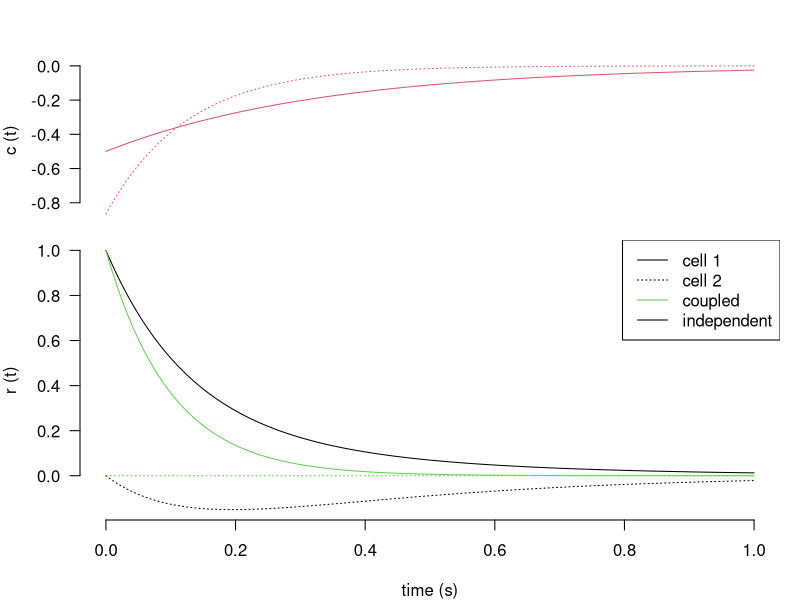
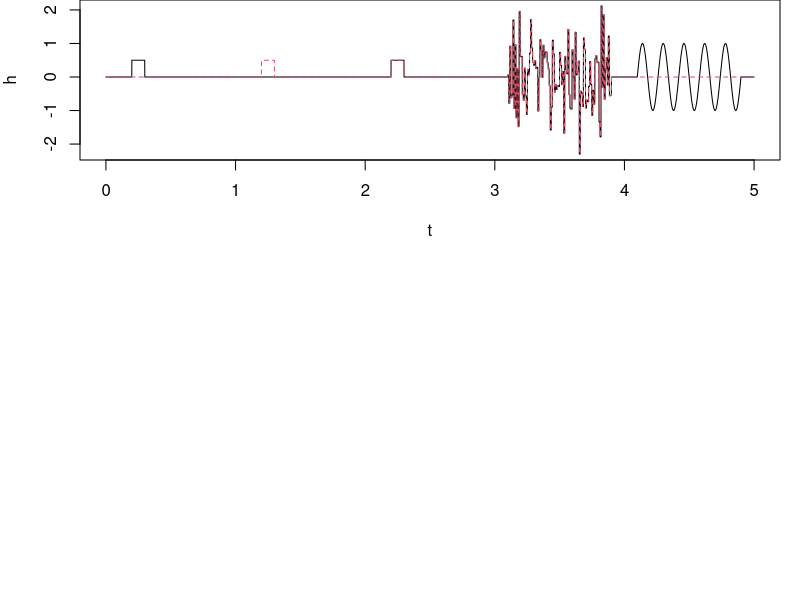
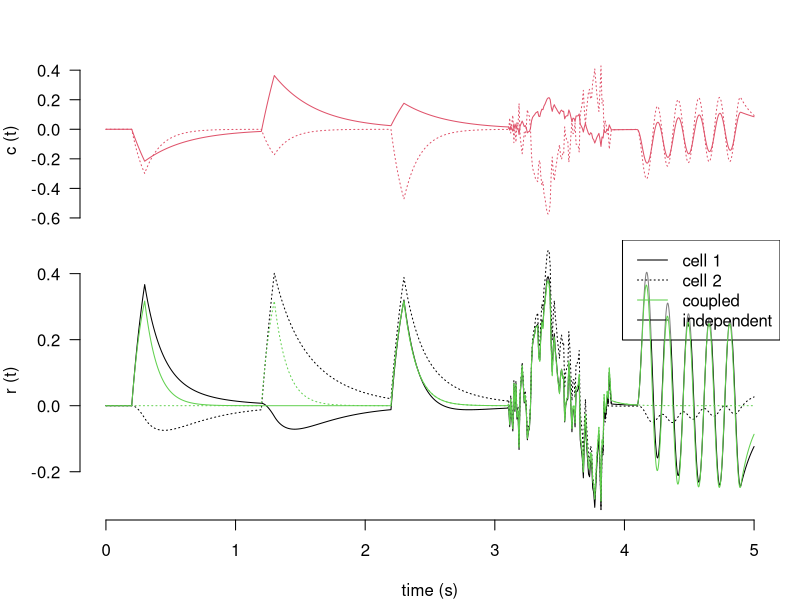

Here is the R script that generated these plots, in order: (Note: this script raises an error after producing the figures.)
## ---- chunk 1
require(knitr)
knitr::opts_chunk$set(echo = TRUE)
## ---- chunk 2
sim.net <- function(W, Tmax, init, tau=10, dt=1, h=NULL){
  ## inputs: tau * d r / dt = -r + h + Wr
  ## W: weight matrix (square matrix)
  ## Tmax: simulation time (scalar, ms)
  ## init: initial state
  ## tau: time constant
  ## dt: simulation time step (ms)
  ## h: inpit
  ##
  ## output:
  ## the matrix of firing rates
  
  L <- Tmax / dt + 1
  N <- ncol(W)
  resp <- matrix(NA, L, N)
  rr <- init
  resp[1,] <- init

  if (is.null(h)) h <- matrix(0, L, N) # no input
  if (length(h)==N) h <- rbind(rep(h[1], L), rep(h[2], L)) # constant input
  if (nrow(h) != L) stop('input is not specified correctly')
  if (ncol(h) != N) stop('input is not specified correctly')
  
  for (i in 2:L){
  	dr.dt <- (-rr + W %*% rr + h[i,]) / tau
  	rr <- rr + dr.dt * dt
  	resp[i,] <- rr
  }
  resp
}
## ---- chunk 3
get.coeff <- function(W, resp){
  L <- nrow(resp)
  eW <- eigen(W)$vec
  N <- ncol(W)
  eResp <- matrix(NA, L, N)
  for (i in 1:L) eResp[i,] <- solve(eW, resp[i,])
  eResp
}
## ---- chunk 4
# this is going to be the eigenvalue of the system
lambdas <- c(0.2, 0.7) # use this for slowing
# lambdas <- c(-1, -2) # use this for speeding up
theta <- pi/6 # rotation 
rotate <- matrix(c(cos(theta), sin(theta), -sin(theta), cos(theta)), 2, 2)
vecs <- list(rotate %*% c(1,0), rotate %*% c(0,1))
W <- lambdas[1] * (vecs[[1]] %*% t(vecs[[1]])) + lambdas[2] * (vecs[[2]] %*% t(vecs[[2]]))
W0 <- matrix(0, 2, 2)

## for a non-normal matrix, use this one:
# W <- matrix(c(4, 4, -4.4, -4.4), 2, 2)
## ---- chunk 5

tau <- 100/1000 # time constant, ms
Tmax <- 1 # s
dt <- 0.2/1000 # simulation time step, ms
t <- seq(0, Tmax, by=dt)
init <- c(1, 0)


resp <- sim.net(W, Tmax, init, tau, dt)
resp0 <- sim.net(W0, Tmax, init, tau, dt)

cc <- get.coeff(W, resp)

layout(matrix(c(1,2), 2), 1, c(2,3))
par(mar=c(1,4,3,1))
matplot(t, cc, t="l", col=2, lty=c(1,3), xlab="", axes=F, ylab="c (t)"); axis(2, las=2)

par(mar=c(4,4,0,1))
matplot(t, resp, t="l", col=1, lty=c(1,3), xlab="time (s)", axes=F, ylab="r (t)"); axis(1); axis(2, las=2)
legend('topright', leg=c('cell 1', 'cell 2', 'coupled', 'independent'), lty=c(1,3, 1,1), col=c(1,1,3,1))
matplot(t, resp0, t="l", col=3, lty=c(1,3), add=T)

## ---- chunk 6
Tmax <- 5 # s
dt <- 1/1000 # simulation time step, ms
t <- seq(0, Tmax, by=dt)
init <- c(0, 0)
L <- Tmax / dt + 1
h <- matrix(0, L, 2)
h[201:300,1] <- 1/2
h[1201:1300,2] <- 1/2
h[2201:2300,] <- 1/2
for (i in 1:100) h[(3101:3108) + 8*(i-1),] <- rnorm(1, 0, 1)
h[4101:4900,1] <- sin((1:800)*2*pi/800*5)
matplot(t, h, t='l')
## ---- chunk 7
resp <- sim.net(W, Tmax, init, tau, dt, h=h)
resp0 <- sim.net(W0, Tmax, init, tau, dt, h=h)

cc <- get.coeff(W, resp)

layout(matrix(c(1,2), 2), 1, c(2,3))
par(mar=c(1,4,3,1))
matplot(t, cc, t="l", col=2, lty=c(1,3), xlab="", axes=F, ylab="c (t)"); axis(2, las=2)

par(mar=c(4,4,0,1))
matplot(t, resp, t="l", col=1, lty=c(1,3), xlab="time (s)", axes=F, ylab="r (t)"); axis(1); axis(2, las=2)
legend('topright', leg=c('cell 1', 'cell 2', 'coupled', 'independent'), lty=c(1,3, 1,1), col=c(1,1,3,1), bg=grey(1, alpha=0.5))
matplot(t, resp0, t="l", col=3, lty=c(1,3), add=T)

## ---- chunk 8
include_graphics('./Demos/homeWork.png')
